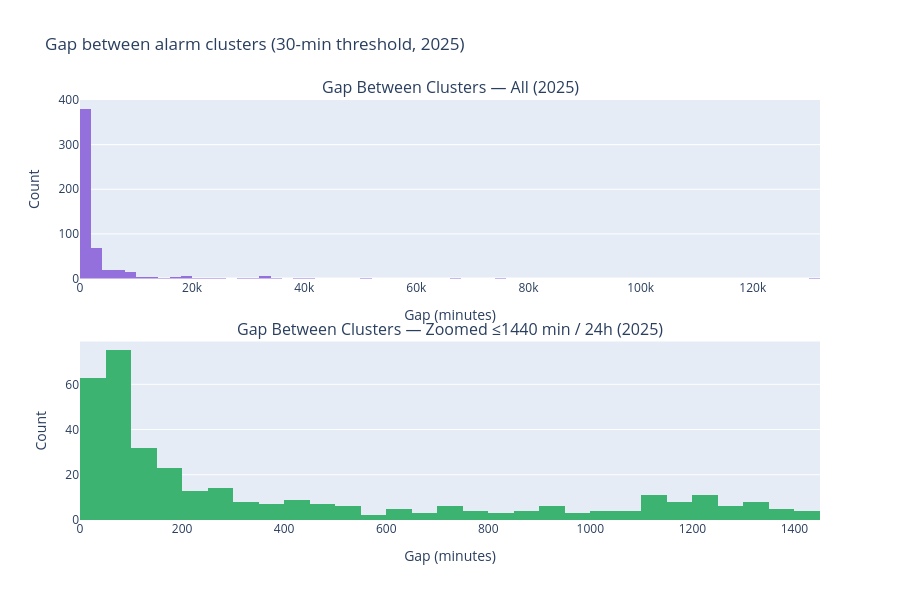

The code cell stored with this chart in its notebook:
### Code cell
# Distribution of gaps between clusters
cluster_gaps = clusters['gap_to_next_cluster_min'].dropna()

def classify_cluster_gap(gap_min):
    if gap_min <= 60:
        return '≤1 hour'
    elif gap_min <= 360:
        return '1-6 hours'
    elif gap_min <= 1440:
        return '6-24 hours'
    elif gap_min <= 4320:
        return '1-3 days'
    elif gap_min <= 10080:
        return '3-7 days'
    else:
        return '>7 days'

gap_cls = cluster_gaps.apply(classify_cluster_gap)
gap_order = ['≤1 hour', '1-6 hours', '6-24 hours', '1-3 days', '3-7 days', '>7 days']
gap_counts = gap_cls.value_counts().reindex(gap_order).fillna(0).astype(int)
gap_pcts = (gap_counts / len(cluster_gaps) * 100).round(1)

print(f"Gap Between Alarm Clusters ({CLUSTER_GAP_THRESHOLD}-min threshold, 2025):")
print("=" * 60)
for cls in gap_order:
    print(f"  {cls:20s}: {gap_counts[cls]:5d} ({gap_pcts[cls]:5.1f}%)")

fig = make_subplots(rows=2, cols=1, subplot_titles=[
    'Gap Between Clusters — All (2025)',
    'Gap Between Clusters — Zoomed ≤1440 min / 24h (2025)'
], vertical_spacing=0.15)

fig.add_trace(go.Histogram(x=cluster_gaps, nbinsx=80, marker_color='mediumpurple'), row=1, col=1)
fig.add_trace(go.Histogram(x=cluster_gaps[cluster_gaps <= 1440], nbinsx=60, marker_color='mediumseagreen'), row=2, col=1)

fig.update_xaxes(title_text='Gap (minutes)', row=1, col=1)
fig.update_xaxes(title_text='Gap (minutes)', row=2, col=1)
fig.update_yaxes(title_text='Count', row=1, col=1)
fig.update_yaxes(title_text='Count', row=2, col=1)
fig.update_layout(height=600, showlegend=False, 
                  title_text=f'Gap between alarm clusters ({CLUSTER_GAP_THRESHOLD}-min threshold, 2025)')
fig.show()

### Figure 1 — Plotly figure (JSON) as saved in the notebook; plotly's stock layout.template omitted (floating-point values rounded to 4 significant figures; data arrays with more than 128 entries replaced by an {"elided": "..."} marker saying what was removed)
{"data": [{"marker": {"color": "mediumpurple"}, "nbinsx": 80, "type": "histogram", "x": {"elided": "538 float values"}, "xaxis": "x", "yaxis": "y"}, {"marker": {"color": "mediumseagreen"}, "nbinsx": 60, "type": "histogram", "x": {"elided": "354 float values"}, "xaxis": "x2", "yaxis": "y2"}], "layout": {"annotations": [{"font": {"size": 16}, "showarrow": false, "text": "Gap Between Clusters — All (2025)", "x": 0.5, "xanchor": "center", "xref": "paper", "y": 1, "yanchor": "bottom", "yref": "paper"}, {"font": {"size": 16}, "showarrow": false, "text": "Gap Between Clusters — Zoomed ≤1440 min / 24h (2025)", "x": 0.5, "xanchor": "center", "xref": "paper", "y": 0.425, "yanchor": "bottom", "yref": "paper"}], "height": 600, "showlegend": false, "title": {"text": "Gap between alarm clusters (30-min threshold, 2025)"}, "xaxis": {"anchor": "y", "domain": [0, 1], "title": {"text": "Gap (minutes)"}}, "xaxis2": {"anchor": "y2", "domain": [0, 1], "title": {"text": "Gap (minutes)"}}, "yaxis": {"anchor": "x", "domain": [0.575, 1], "title": {"text": "Count"}}, "yaxis2": {"anchor": "x2", "domain": [0, 0.425], "title": {"text": "Count"}}}}
